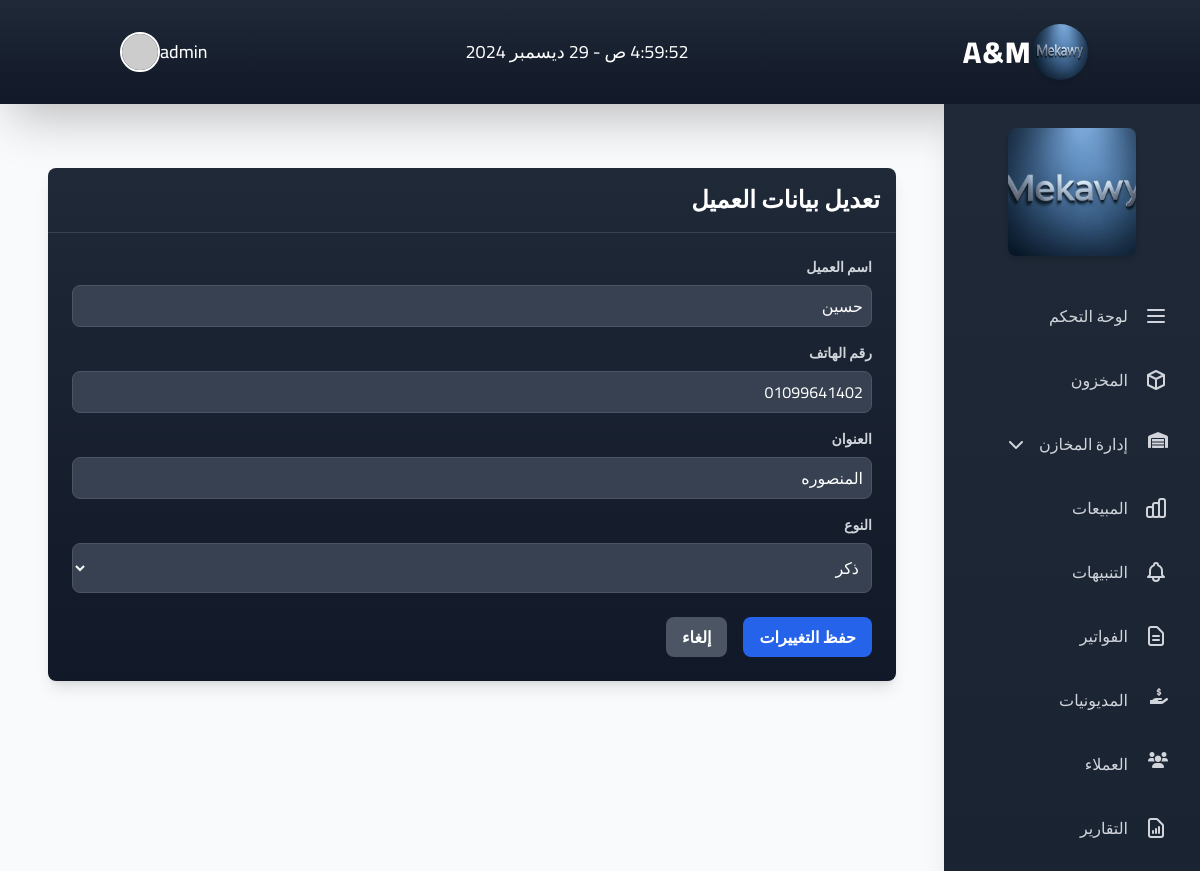
Page /client/1/edit (signed in) on the committed database.
### app.py (models this page shows)
class Settings(db.Model):
    id = db.Column(db.Integer, primary_key=True)
    brand_name = db.Column(db.String(100), default='My Store')
    logo_url = db.Column(db.String(200))
    sidebar_image_url = db.Column(db.String(200))
    owner_email = db.Column(db.String(120))
    theme_color = db.Column(db.String(20), default='#007bff')
    about_title = db.Column(db.String(200))
    about_text = db.Column(db.Text)
    contact_phone = db.Column(db.String(50))
    contact_email = db.Column(db.String(120))
    show_dashboard = db.Column(db.Boolean, default=True)
    show_inventory = db.Column(db.Boolean, default=True)
    show_warehouses = db.Column(db.Boolean, default=True)
    show_sales = db.Column(db.Boolean, default=True)
    show_alerts = db.Column(db.Boolean, default=True)
    show_invoices = db.Column(db.Boolean, default=True)
    show_reports = db.Column(db.Boolean, default=True)
    show_debtors = db.Column(db.Boolean, default=True)
    show_clients = db.Column(db.Boolean, default=True)
    show_settings = db.Column(db.Boolean, default=True)
    sidebar_order = db.Column(db.String(500), default='dashboard,inventory,warehouses,sales,alerts,invoices,reports,debtors,clients')

class User(UserMixin, db.Model):
    id = db.Column(db.Integer, primary_key=True)
    username = db.Column(db.String(80), unique=True, nullable=False)
    password = db.Column(db.String(120), nullable=False)
    is_admin = db.Column(db.Boolean, default=False)
    role = db.Column(db.String(20), default='staff')  # 'owner', 'hr', 'staff'

class Client(db.Model):
    id = db.Column(db.Integer, primary_key=True)
    name = db.Column(db.String(100), nullable=False)
    phone = db.Column(db.String(20), nullable=False)
    location = db.Column(db.String(200))
    gender = db.Column(db.String(20))
    date_added = db.Column(db.DateTime, default=datetime.utcnow)
    invoices = db.relationship('Invoice', backref='client', lazy=True)

### app.py (the view, shortened to what this page needs)
@app.route('/client/<int:client_id>/edit', methods=['GET', 'POST'])
@login_required
def edit_client(client_id):
    client = Client.query.get_or_404(client_id)
    return render_template('clients/edit.html', client=client)

### app.py (called while the page is built)
@app.context_processor
def inject_settings():
    settings = Settings.query.first()
    if not settings:
        settings = Settings()
        db.session.add(settings)
        db.session.commit()
    return dict(settings=settings)

@login_manager.user_loader
def load_user(user_id):
    return User.query.get(int(user_id))

### templates/clients/edit.html (shortened to what this page needs)
{% extends "base.html" %}
{% block content %}
<div class="container mx-auto px-4 py-8">
    <div class="bg-gradient-to-b from-gray-800 to-gray-900 rounded-lg shadow-lg">
        <div class="border-b border-gray-700 p-4">
            <h2 class="text-2xl font-bold text-white">تعديل بيانات العميل</h2>
        </div>
        <div class="p-6">
            <form method="POST">
                <div class="mb-4">
                    <label class="block text-gray-300 text-sm font-bold mb-2">اسم العميل</label>
                    <input type="text" name="name" value="{{ client.name }}" class="w-full bg-gray-700 text-white rounded-lg border border-gray-600 p-2 focus:outline-none focus:border-blue-500" required>
                </div>
                <div class="mb-4">
                    <label class="block text-gray-300 text-sm font-bold mb-2">رقم الهاتف</label>
                    <input type="text" name="phone" value="{{ client.phone }}" class="w-full bg-gray-700 text-white rounded-lg border border-gray-600 p-2 focus:outline-none focus:border-blue-500" required>
                </div>
                <div class="mb-4">
                    <label class="block text-gray-300 text-sm font-bold mb-2">العنوان</label>
                    <input type="text" name="location" value="{{ client.location }}" class="w-full bg-gray-700 text-white rounded-lg border border-gray-600 p-2 focus:outline-none focus:border-blue-500">
                </div>
                <div class="mb-6">
                    <label class="block text-gray-300 text-sm font-bold mb-2">النوع</label>
                    <select name="gender" class="w-full bg-gray-700 text-white rounded-lg border border-gray-600 p-2 focus:outline-none focus:border-blue-500">
                        <option value="male" {% if client.gender == 'male' %}selected{% endif %}>ذكر</option>
                    </select>
                </div>
                <div class="flex space-x-4 rtl:space-x-reverse">
                    <button type="submit" class="bg-blue-600 hover:bg-blue-700 text-white font-bold py-2 px-4 rounded-lg transition duration-300">حفظ التغييرات</button>
                    <a href="{{ url_for('list_clients') }}" class="bg-gray-600 hover:bg-gray-700 text-white font-bold py-2 px-4 rounded-lg transition duration-300">إلغاء</a>
                </div>
            </form>
        </div>
    </div>
</div>
{% endblock %}

### templates/components/header.html (shortened to what this page needs)
<header class="bg-gradient-to-b from-gray-800 to-gray-900 shadow-2xl">
    <div class="container mx-auto px-6">
        <div class="flex justify-between items-center py-6">
            <div class="flex items-center space-x-4">
                {% if settings.logo_url %}
                    <img src="{{ url_for('static', filename=settings.logo_url.replace('/static/', '')) }}" alt="شعار متجر الجينز" class="h-14 w-14 rounded-full shadow-md transform hover:scale-110 transition-transform duration-300">
                {% else %}
                    <img src="{{ url_for('static', filename='img/default-logo.png') }}" alt="شعار متجر الجينز" class="h-14 w-14 rounded-full shadow-md transform hover:scale-110 transition-transform duration-300">
                {% endif %}
                <h1 class="text-3xl font-extrabold text-white tracking-wider hover:text-blue-200 transition-colors duration-300">A&M</h1>
            </div>
            <span class="text-white text-lg" id="currentTime"></span>
            <div class="flex items-center space-x-6">
                <div class="relative group">
                    <button class="flex items-center space-x-2 text-white hover:text-blue-200 transition-colors duration-300">
                        <span class="text-lg font-medium">{{ current_user.username }}</span>
                        <img src="https://i.pravatar.cc/150?img=12" alt="Profile" class="h-10 w-10 rounded-full border-2 border-white">
                    </button>
                </div>
            </div>
        </div>
    </div>
</header>

### templates/components/sidebar.html (shortened to what this page needs)
<aside class="bg-gradient-to-b from-gray-800 to-gray-900 text-white w-full md:w-64 min-h-screen px-4 py-6 shadow-xl">
    <div class="mb-8 transition-transform hover:scale-105">
        {% if settings.logo_url %}
            <img src="{{ url_for('static', filename=settings.logo_url.replace('/static/', '')) }}" alt="شعار متجر الجينز" class="mx-auto rounded-lg shadow-md w-32 h-32 object-cover">
        {% else %}
            <img src="{{ url_for('static', filename='img/default-logo.png') }}" alt="شعار متجر الجينز" class="mx-auto rounded-lg shadow-md w-32 h-32 object-cover">
        {% endif %}
    </div>
    <nav>
        <ul class="space-y-2">
            {% set order = settings.sidebar_order.split(',') %}
            {% for item in order %}
                {% if item == 'dashboard' and settings.show_dashboard %}
                    <li>
                        <a href="/dashboard" class="flex items-center justify-start gap-4 p-4 hover:bg-gray-700/60 rounded-xl transition-all duration-300 ease-in-out hover:shadow-lg group">
                            <svg class="w-6 h-6 text-gray-300 group-hover:text-white transition-colors" fill="none" stroke="currentColor" viewBox="0 0 24 24">
                                <path stroke-linecap="round" stroke-linejoin="round" stroke-width="2" d="M4 6h16M4 12h16M4 18h16"></path>
                            </svg>
                            <span class="text-base font-medium text-gray-300 group-hover:text-white transition-colors">لوحة التحكم</span>
                        </a>
                    </li>
                {% endif %}
                {% if item == 'inventory' and settings.show_inventory %}
                    <li>
                        <a href="/inventory" class="flex items-center justify-start gap-4 p-4 hover:bg-gray-700/60 rounded-xl transition-all duration-300 ease-in-out hover:shadow-lg group">
                            <svg class="w-6 h-6 text-gray-300 group-hover:text-white transition-colors" fill="none" stroke="currentColor" viewBox="0 0 24 24">
                                <path stroke-linecap="round" stroke-linejoin="round" stroke-width="2" d="M20 7l-8-4-8 4m16 0l-8 4m8-4v10l-8 4m0-10L4 7m8 4v10M4 7v10l8 4"></path>
                            </svg>
                            <span class="text-base font-medium text-gray-300 group-hover:text-white transition-colors">المخزون</span>
                        </a>
                    </li>
                {% endif %}
                {% if item == 'warehouses' and settings.show_warehouses %}
                    <li class="sidebar-item">
                        <a href="#" class="flex items-center justify-start gap-4 p-4 hover:bg-gray-700/60 rounded-xl transition-all duration-300 ease-in-out hover:shadow-lg group" onclick="toggleSubmenu('warehouseSubmenu')">
                            <i class="fas fa-warehouse text-gray-300 group-hover:text-white transition-colors w-6 h-6"></i>
                            <span class="text-base font-medium text-gray-300 group-hover:text-white transition-colors">إدارة المخازن</span>
                            <i class="fas fa-chevron-down text-gray-300 group-hover:text-white transition-colors ml-auto"></i>
                        </a>
                    </li>
                {% endif %}
                {% if item == 'sales' and settings.show_sales %}
                    <li>
                        <a href="/sales" class="flex items-center justify-start gap-4 p-4 hover:bg-gray-700/60 rounded-xl transition-all duration-300 ease-in-out hover:shadow-lg group">
                            <span class="text-base font-medium text-gray-300 group-hover:text-white transition-colors">المبيعات</span>
                        </a>
                    </li>
                {% endif %}
                {% if item == 'alerts' and settings.show_alerts %}
                    <li>
                        <a href="/alerts" class="flex items-center justify-start gap-4 p-4 hover:bg-gray-700/60 rounded-xl transition-all duration-300 ease-in-out hover:shadow-lg group">
                            <span class="text-base font-medium text-gray-300 group-hover:text-white transition-colors">التنبيهات</span>
                        </a>
                    </li>
                {% endif %}
                {% if item == 'invoices' and settings.show_invoices %}
                    <li>
                        <a href="{{ url_for('list_invoices') }}" class="flex items-center justify-start gap-4 p-4 hover:bg-gray-700/60 rounded-xl transition-all duration-300 ease-in-out hover:shadow-lg group">
                            <span class="text-base font-medium text-gray-300 group-hover:text-white transition-colors">الفواتير</span>
                        </a>
                    </li>
                {% endif %}
                {% if item == 'reports' and settings.show_reports %}
                    <li>
                        <a href="/reports" class="flex items-center justify-start gap-4 p-4 hover:bg-gray-700/60 rounded-xl transition-all duration-300 ease-in-out hover:shadow-lg group">
                            <span class="text-base font-medium text-gray-300 group-hover:text-white transition-colors">التقارير</span>
                        </a>
                    </li>
                {% endif %}
                {% if item == 'debtors' and settings.show_debtors %}
                    <li class="sidebar-item">
                        <a href="{{ url_for('debtors') }}" class="flex items-center justify-start gap-4 p-4 hover:bg-gray-700/60 rounded-xl transition-all duration-300 ease-in-out hover:shadow-lg group">
                            <i class="fas fa-hand-holding-usd text-gray-300 group-hover:text-white transition-colors w-6 h-6"></i>
                            <span class="text-base font-medium text-gray-300 group-hover:text-white transition-colors">المديونيات</span>
                        </a>
                    </li>
                {% endif %}
                {% if item == 'clients' and settings.show_clients %}
                    <li class="sidebar-item">
                        <a href="{{ url_for('list_clients') }}" class="flex items-center justify-start gap-4 p-4 hover:bg-gray-700/60 rounded-xl transition-all duration-300 ease-in-out hover:shadow-lg group">
                            <i class="fas fa-users text-gray-300 group-hover:text-white transition-colors w-6 h-6"></i>
                            <span class="text-base font-medium text-gray-300 group-hover:text-white transition-colors">العملاء</span>
                        </a>
                    </li>
                {% endif %}
            {% endfor %}
        </ul>
    </nav>
</aside>

### templates/base.html (style rules this page uses)
body { font-size: 16px; touch-action: manipulation; }

### rows in the picture
Settings: logo_url (picture), show_dashboard True (drawn), show_inventory True (drawn), show_warehouses True (drawn), show_sales True (drawn), show_alerts True (drawn), show_invoices True (drawn), show_debtors True (drawn), show_clients True (drawn), show_reports True (drawn)
User: username "admin"
Client: name "حسين", phone "01099641402", location "المنصوره", gender "ذكر"
